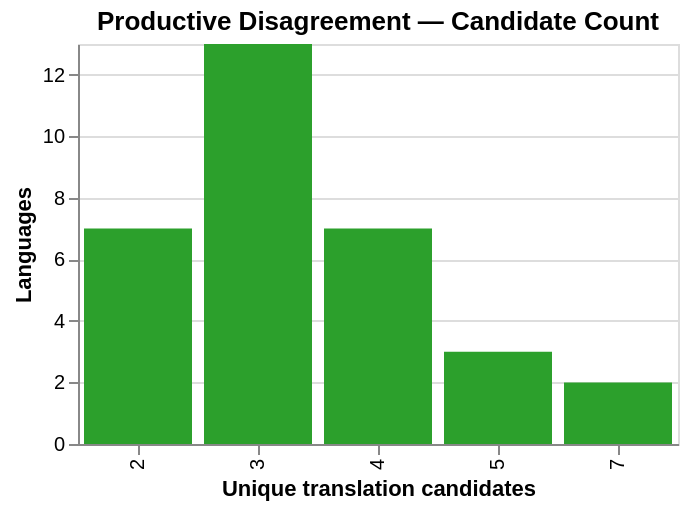

The cell this chart's notebook holds for it:
### Code cell
# Productive disagreement: how many unique translations per language?
prod_unique = (
    productive.groupby('n_unique_raw')
    .size()
    .reset_index(name='n_languages')
)

alt.Chart(prod_unique).mark_bar(color=CATEGORY_COLOURS['PRODUCTIVE_DISAGREEMENT']).encode(
    x=alt.X('n_unique_raw:O', title='Unique translation candidates'),
    y=alt.Y('n_languages:Q', title='Languages'),
    tooltip=['n_unique_raw:O', 'n_languages:Q']
).properties(
    width=300, height=200,
    title='Productive Disagreement — Candidate Count'
)

### Figure 1 — Vega specification as saved in the notebook (floating-point values rounded to 4 significant figures)
{"$schema": "https://vega.github.io/schema/vega/v6.json", "data": [{"name": "source_0", "values": [{"n_languages": 7, "n_languages_end": 7.0, "n_languages_start": 0.0, "n_unique_raw": 2}, {"n_languages": 13, "n_languages_end": 13.0, "n_languages_start": 0.0, "n_unique_raw": 3}, {"n_languages": 7, "n_languages_end": 7.0, "n_languages_start": 0.0, "n_unique_raw": 4}, {"n_languages": 3, "n_languages_end": 3.0, "n_languages_start": 0.0, "n_unique_raw": 5}, {"n_languages": 2, "n_languages_end": 2.0, "n_languages_start": 0.0, "n_unique_raw": 7}]}, {"name": "source_0_x_domain_n_unique_raw", "values": [{"n_unique_raw": 2}, {"n_unique_raw": 3}, {"n_unique_raw": 4}, {"n_unique_raw": 5}, {"n_unique_raw": 7}]}], "marks": [{"type": "rect", "name": "marks", "from": {"data": "source_0"}, "encode": {"update": {"fill": {"value": "#2ca02c"}, "y2": {"field": "n_languages_start", "scale": "y"}, "width": {"signal": "max(0.25, bandwidth('x'))"}, "tooltip": {"signal": "{\"n_unique_raw\": isValid(datum[\"n_unique_raw\"]) ? datum[\"n_unique_raw\"] : \"\"+datum[\"n_unique_raw\"], \"n_languages\": format(datum[\"n_languages\"], \"\")}"}, "y": {"field": "n_languages_end", "scale": "y"}, "x": {"field": "n_unique_raw", "scale": "x"}}}, "style": ["bar"]}], "scales": [{"name": "x", "type": "band", "domain": {"data": "source_0_x_domain_n_unique_raw", "field": "n_unique_raw", "sort": true}, "range": [0, {"signal": "width"}], "paddingInner": 0.1, "paddingOuter": 0.05}, {"name": "y", "type": "linear", "domain": {"data": "source_0", "fields": ["n_languages_start", "n_languages_end"]}, "range": [{"signal": "height"}, 0], "zero": true, "nice": true}], "axes": [{"scale": "y", "maxExtent": 0, "orient": "left", "grid": true, "minExtent": 0, "labels": false, "ticks": false, "zindex": 0, "domain": false, "gridScale": "x", "tickCount": {"signal": "ceil(height/40)"}, "aria": false}, {"scale": "x", "zindex": 0, "orient": "bottom", "title": "Unique translation candidates", "grid": false, "labelAlign": "right", "labelBaseline": "middle", "labelAngle": 270}, {"scale": "y", "title": "Languages", "labelOverlap": true, "orient": "left", "grid": false, "tickCount": {"signal": "ceil(height/40)"}, "zindex": 0}], "title": {"text": "Productive Disagreement — Candidate Count", "frame": "group"}, "style": "cell", "background": "white", "padding": 5, "width": 300, "height": 200}
